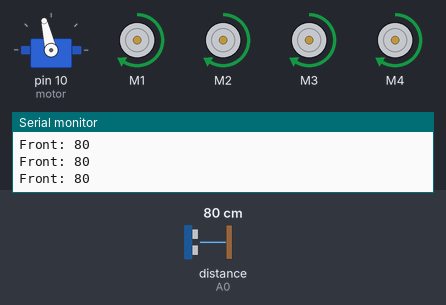
Bench run of a sketch on a simulated Arduino Uno, built with avr-gcc and run on an emulated ATmega328P. Parts: servo, 4 × DC motor (green arrow = forward, orange = backward, longer = faster), the last lines printed to the serial monitor. Wiring (inferred from the names in the program): ultrasonic range finder: trigger A1; echo A0. Inputs (shaded band) come from the test bench; at power-on: distance to the obstacle (sensor on A0) 80 cm. The echo pulse lasts 58.3 µs per cm.

Above: at 1.7 s.
1.8 s: distance to the obstacle (sensor on A0) set to 18 cm
4.8 s: distance to the obstacle (sensor on A0) set to 14 cm
At 6.7 s:
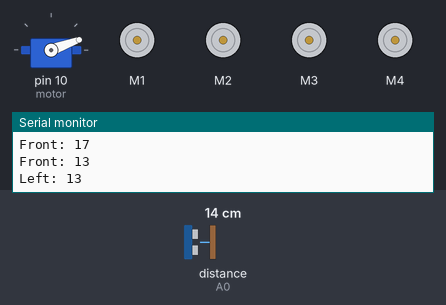
7.8 s: distance to the obstacle (sensor on A0) set to 35 cm
At 10.3 s:
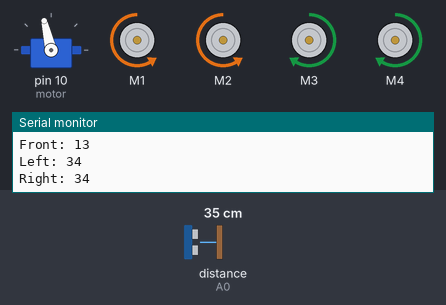
10.8 s: distance to the obstacle (sensor on A0) set to 2 cm
At 11.9 s:
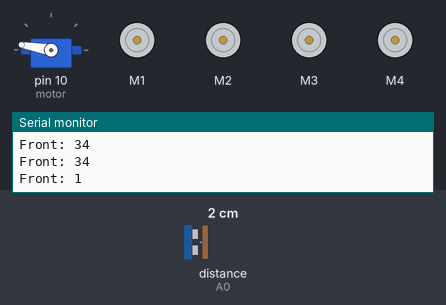
Timing chart, 0 to 14.8 s (numbered marks = the images above; inputs shaded):
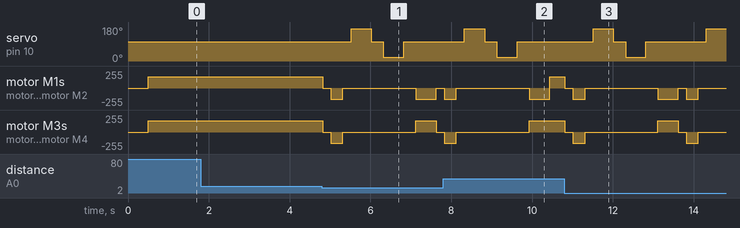

Measured:
- the behaviour switches between 17 and 16 cm on distance to the obstacle (sensor on A0) (found by bisection; images 0 and 1)
- after the input at 4.8 s, servo on pin 10 (motor): 103° → 170° after 0.72 s, → 103° 0.50 s later, → 20° 0.30 s later, → 103° 0.50 s later; motor M1: goes stopped 0.20 s, backward 170/255 0.30 s, stopped 1.8 s, backward 170/255 0.50 s, then stopped, starting at once
- after the input at 7.8 s, motor M3, motor M4: goes on until 9.9 s, then stays forward 170/255
- after the input at 10.8 s, servo on pin 10 (motor): 103° → 170° after 0.71 s, → 103° 0.50 s later, → 20° 0.30 s later, → 103° 0.50 s later, … (5 changes in this stretch); motor M1: goes stopped 0.20 s, backward 170/255 0.30 s, stopped 1.8 s, backward 170/255 0.50 s, stopped 0.20 s, backward 170/255 0.30 s, then stopped, starting at once

The sketch:

obstracel_avoidence.ino
```cpp
#include <Servo.h>
#include <AFMotor.h>

#define Echo A0
#define Trig A1
#define motor 10     // servo pin
#define Speed 170
#define spoint 103   // straight position

Servo servo;

// Motors from Adafruit Motor Shield
AF_DCMotor M1(1);
AF_DCMotor M2(2);
AF_DCMotor M3(3);
AF_DCMotor M4(4);

int distance;
int LeftDist;
int RightDist;

void setup() {
  Serial.begin(9600);

  pinMode(Trig, OUTPUT);
  pinMode(Echo, INPUT);

  servo.attach(motor);
  servo.write(spoint);    // center

  M1.setSpeed(Speed);
  M2.setSpeed(Speed);
  M3.setSpeed(Speed);
  M4.setSpeed(Speed);

  delay(500);
}

void loop() {

  distance = ultrasonic();
  Serial.print("Front: ");
  Serial.println(distance);

  if (distance <= 15) {    // Obstacle too close
    Stop();
    delay(200);

    backward();
    delay(300);
    Stop();
    delay(200);

    // CHECK LEFT
    LeftDist = leftScan();
    Serial.print("Left: ");
    Serial.println(LeftDist);

    servo.write(spoint);
    delay(300);

    // CHECK RIGHT
    RightDist = rightScan();
    Serial.print("Right: ");
    Serial.println(RightDist);

    servo.write(spoint);
    delay(300);

    // DECISION
    if (LeftDist > RightDist) {
      left();
      delay(500);
    } else {
      right();
      delay(500);
    }

    Stop();
  }
  else {
    forward();
  }
}

int ultrasonic() {
  digitalWrite(Trig, LOW);
  delayMicroseconds(5);
  digitalWrite(Trig, HIGH);
  delayMicroseconds(10);
  digitalWrite(Trig, LOW);

  long t = pulseIn(Echo, HIGH);
  long cm = t / 29 / 2;
  return cm;
}

int leftScan() {
  servo.write(170);
  delay(500);
  return ultrasonic();
}

int rightScan() {
  servo.write(20);
  delay(500);
  return ultrasonic();
}

// MOTOR MOVEMENTS
void forward() {
  M1.run(FORWARD);
  M2.run(FORWARD);
  M3.run(FORWARD);
  M4.run(FORWARD);
}

void backward() {
  M1.run(BACKWARD);
  M2.run(BACKWARD);
  M3.run(BACKWARD);
  M4.run(BACKWARD);
}

void right() {
  M1.run(BACKWARD);
  M2.run(BACKWARD);
  M3.run(FORWARD);
  M4.run(FORWARD);
}

void left() {
  M1.run(FORWARD);
  M2.run(FORWARD);
  M3.run(BACKWARD);
  M4.run(BACKWARD);
}

void Stop() {
  M1.run(RELEASE);
  M2.run(RELEASE);
  M3.run(RELEASE);
  M4.run(RELEASE);
}
```
